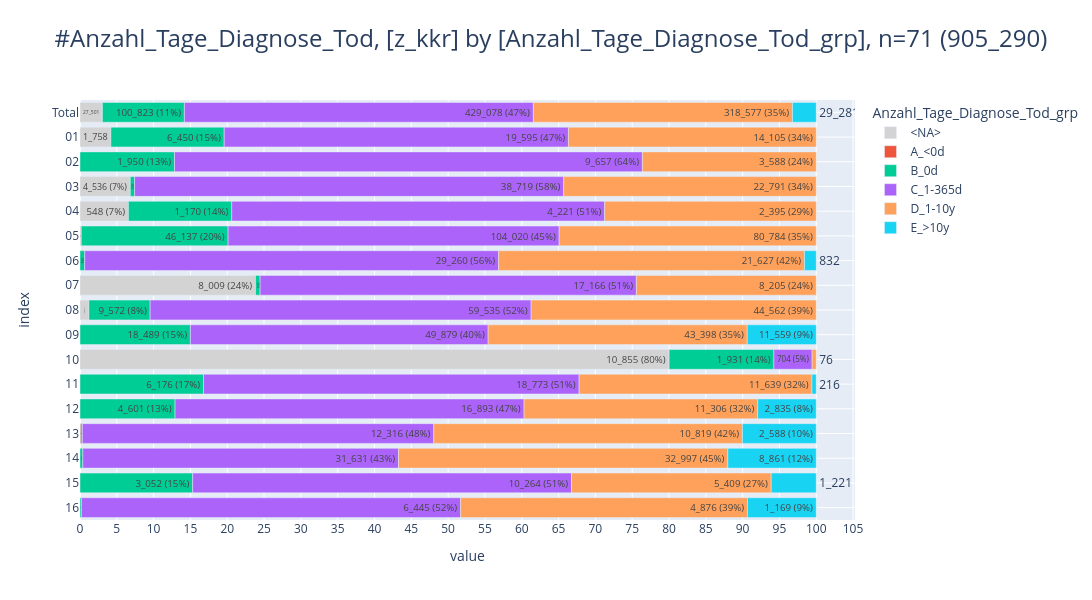

The notebook cell this image was saved under:
### Markdown cell above
### <a id='toc1_2_2_'></a>[Tagesabstand](#toc0_)
- **Werte für Gruppierung nach Tagesabstand**
  - `A_<0d` - Wert negativ
  - `B_0d` - Wert ist 0
  - `C_1-365d` - Wert ist 1-365 Tage
  - `D_1-10y` - Wert ist 1-10 Jahre
  - `E_>10y` - Wert ist > 10 Jahre

### Code cell
display_delay(
    con,
    delay="Anzahl_Tage_Diagnose_Tod",
    table="Tumor",
    join="join Patient on Tumor.z_pat_id = Patient.oBDS_RKIPatientId",
    where="where Verstorben='J'",
    yrs=10,
)

### Figure 1 — Plotly figure (JSON) as saved in the notebook; plotly's stock layout.template omitted (floating-point values rounded to 4 significant figures)
{"data": [{"hovertemplate": "col=<NA><br>value=%{x}<br>index=%{y}<br>cnt_pct_bar_str=%{text}<extra></extra>", "legendgroup": "<NA>", "marker": {"color": "lightgray", "pattern": {"shape": ""}}, "name": "<NA>", "orientation": "h", "showlegend": true, "text": ["27_501", "1_758", "4_536 (7%)", "548 (7%)", "400", "8_009 (24%)", "1_394", "1", "10_855 (80%)"], "textposition": "auto", "type": "bar", "x": [27501, 1758, 4536, 548, 400, 8009, 1394, 1, 10855], "xaxis": "x", "y": [" Total", "01", "03", "04", "05", "07", "08", "09", "10"], "yaxis": "y"}, {"hovertemplate": "col=A_<0d<br>value=%{x}<br>index=%{y}<br>cnt_pct_bar_str=%{text}<extra></extra>", "legendgroup": "A_<0d", "marker": {"color": "#EF553B", "pattern": {"shape": ""}}, "name": "A_<0d", "orientation": "h", "showlegend": true, "text": ["30", "30"], "textposition": "auto", "type": "bar", "x": [30, 30], "xaxis": "x", "y": [" Total", "13"], "yaxis": "y"}, {"hovertemplate": "col=B_0d<br>value=%{x}<br>index=%{y}<br>cnt_pct_bar_str=%{text}<extra></extra>", "legendgroup": "B_0d", "marker": {"color": "#00CC96", "pattern": {"shape": ""}}, "name": "B_0d", "orientation": "h", "showlegend": true, "text": ["100_823 (11%)", "6_450 (15%)", "1_950 (13%)", "393", "1_170 (14%)", "46_137 (20%)", "334", "209", "9_572 (8%)", "18_489 (15%)", "1_931 (14%)", "6_176 (17%)", "4_601 (13%)", "53", "282", "3_052 (15%)", "24"], "textposition": "auto", "type": "bar", "x": [100823, 6450, 1950, 393, 1170, 46137, 334, 209, 9572, 18489, 1931, 6176, 4601, 53, 282, 3052, 24], "xaxis": "x", "y": [" Total", "01", "02", "03", "04", "05", "06", "07", "08", "09", "10", "11", "12", "13", "14", "15", "16"], "yaxis": "y"}, {"hovertemplate": "col=C_1-365d<br>value=%{x}<br>index=%{y}<br>cnt_pct_bar_str=%{text}<extra></extra>", "legendgroup": "C_1-365d", "marker": {"color": "#AB63FA", "pattern": {"shape": ""}}, "name": "C_1-365d", "orientation": "h", "showlegend": true, "text": ["429_078 (47%)", "19_595 (47%)", "9_657 (64%)", "38_719 (58%)", "4_221 (51%)", "104_020 (45%)", "29_260 (56%)", "17_166 (51%)", "59_535 (52%)", "49_879 (40%)", "704 (5%)", "18_773 (51%)", "16_893 (47%)", "12_316 (48%)", "31_631 (43%)", "10_264 (51%)", "6_445 (52%)"], "textposition": "auto", "type": "bar", "x": [429078, 19595, 9657, 38719, 4221, 104020, 29260, 17166, 59535, 49879, 704, 18773, 16893, 12316, 31631, 10264, 6445], "xaxis": "x", "y": [" Total", "01", "02", "03", "04", "05", "06", "07", "08", "09", "10", "11", "12", "13", "14", "15", "16"], "yaxis": "y"}, {"hovertemplate": "col=D_1-10y<br>value=%{x}<br>index=%{y}<br>cnt_pct_bar_str=%{text}<extra></extra>", "legendgroup": "D_1-10y", "marker": {"color": "#FFA15A", "pattern": {"shape": ""}}, "name": "D_1-10y", "orientation": "h", "showlegend": true, "text": ["318_577 (35%)", "14_105 (34%)", "3_588 (24%)", "22_791 (34%)", "2_395 (29%)", "80_784 (35%)", "21_627 (42%)", "8_205 (24%)", "44_562 (39%)", "43_398 (35%)", "76", "11_639 (32%)", "11_306 (32%)", "10_819 (42%)", "32_997 (45%)", "5_409 (27%)", "4_876 (39%)"], "textposition": "auto", "type": "bar", "x": [318577, 14105, 3588, 22791, 2395, 80784, 21627, 8205, 44562, 43398, 76, 11639, 11306, 10819, 32997, 5409, 4876], "xaxis": "x", "y": [" Total", "01", "02", "03", "04", "05", "06", "07", "08", "09", "10", "11", "12", "13", "14", "15", "16"], "yaxis": "y"}, {"hovertemplate": "col=E_>10y<br>value=%{x}<br>index=%{y}<br>cnt_pct_bar_str=%{text}<extra></extra>", "legendgroup": "E_>10y", "marker": {"color": "#19D3F3", "pattern": {"shape": ""}}, "name": "E_>10y", "orientation": "h", "showlegend": true, "text": ["29_281", "832", "11_559 (9%)", "216", "2_835 (8%)", "2_588 (10%)", "8_861 (12%)", "1_221 (6%)", "1_169 (9%)"], "textposition": "auto", "type": "bar", "x": [29281, 832, 11559, 216, 2835, 2588, 8861, 1221, 1169], "xaxis": "x", "y": [" Total", "06", "09", "11", "12", "13", "14", "15", "16"], "yaxis": "y"}], "layout": {"barmode": "relative", "barnorm": "percent", "height": 600, "legend": {"title": {"text": "Anzahl_Tage_Diagnose_Tod_grp"}, "tracegroupgap": 0, "traceorder": "normal"}, "title": {"font": {"size": 24}, "text": "#Anzahl_Tage_Diagnose_Tod, [z_kkr] by [Anzahl_Tage_Diagnose_Tod_grp], n=71 (905_290)", "xanchor": "left", "y": 0.95, "yanchor": "top"}, "width": 1500, "xaxis": {"anchor": "y", "domain": [0, 1], "dtick": 5, "gridwidth": 1, "showgrid": true, "title": {"text": "value"}}, "yaxis": {"anchor": "x", "categoryarray": ["16", "15", "14", "13", "12", "11", "10", "09", "08", "07", "06", "05", "04", "03", "02", "01", " Total"], "categoryorder": "array", "domain": [0, 1], "gridwidth": 1, "showgrid": true, "title": {"text": "index"}}}}
